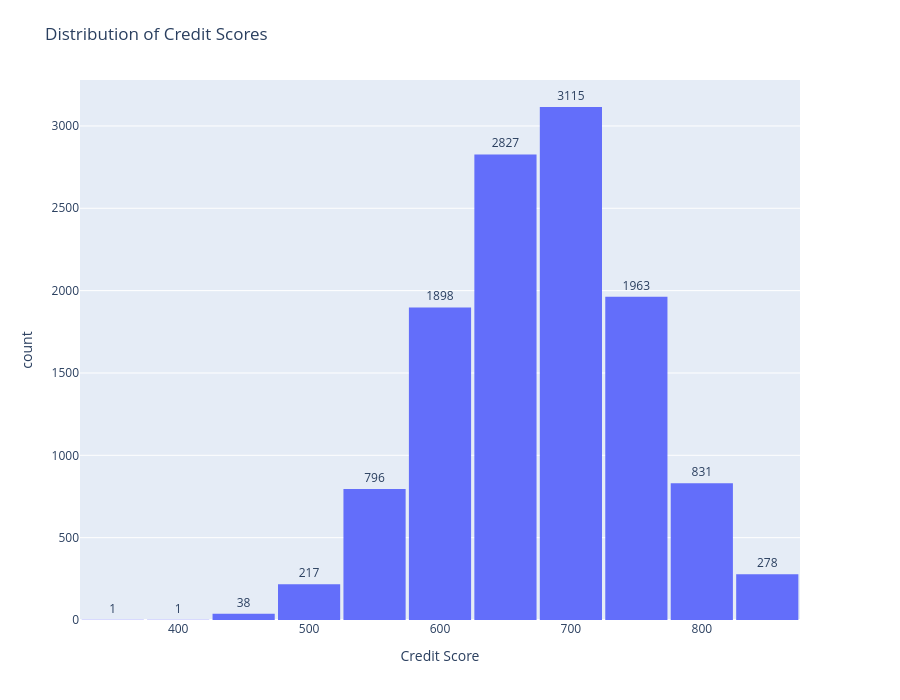

The notebook cell saved with this chart:
### Markdown cell above
**Answer:** Credit scores range from **363** to **850**, with an average credit score of **675.65** and a median of **677**. The middle 50% of customers have credit scores between **625** and **726**.

### Code cell
fig = px.histogram(df, x="credit_score", nbins=20, labels={"credit_score": "Credit Score", "count": "Number of Customers"}, title="Distribution of Credit Scores")

fig.update_traces(texttemplate="%{y}", textposition="outside")

fig.update_layout(height=700, margin=dict(l=80, r=100, t=80, b=80), bargap=0.05)

fig.show()

### Figure 1 — Plotly figure (JSON) as saved in the notebook; plotly's stock layout.template omitted (floating-point values rounded to 4 significant figures; data arrays with more than 128 entries replaced by an {"elided": "..."} marker saying what was removed)
{"data": [{"bingroup": "x", "hovertemplate": "Credit Score=%{x}<br>count=%{y}<extra></extra>", "legendgroup": "", "marker": {"color": "#636efa", "pattern": {"shape": ""}}, "name": "", "nbinsx": 20, "orientation": "v", "showlegend": false, "textposition": "outside", "texttemplate": "%{y}", "type": "histogram", "x": {"elided": "11965 float values"}, "xaxis": "x", "yaxis": "y"}], "layout": {"bargap": 0.05, "barmode": "relative", "height": 700, "legend": {"tracegroupgap": 0}, "margin": {"b": 80, "l": 80, "r": 100, "t": 80}, "title": {"text": "Distribution of Credit Scores"}, "xaxis": {"anchor": "y", "domain": [0, 1], "title": {"text": "Credit Score"}}, "yaxis": {"anchor": "x", "domain": [0, 1], "title": {"text": "count"}}}}
